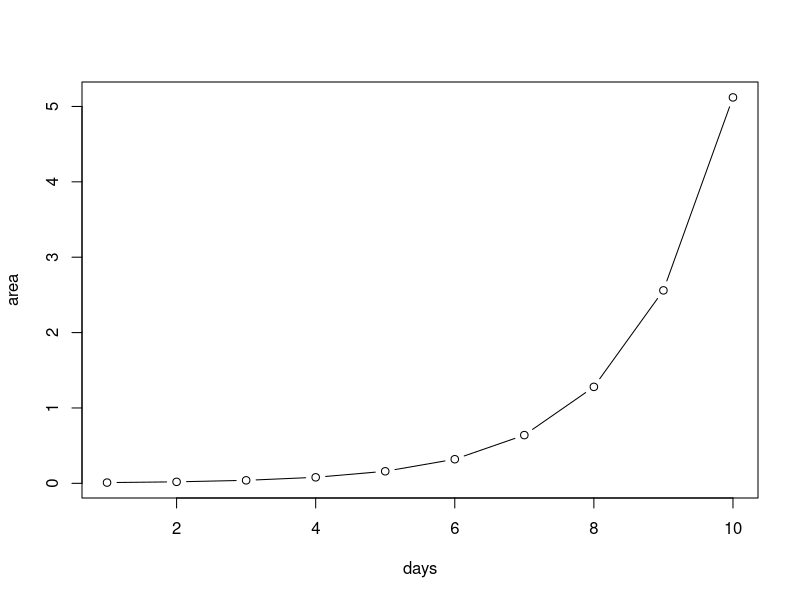
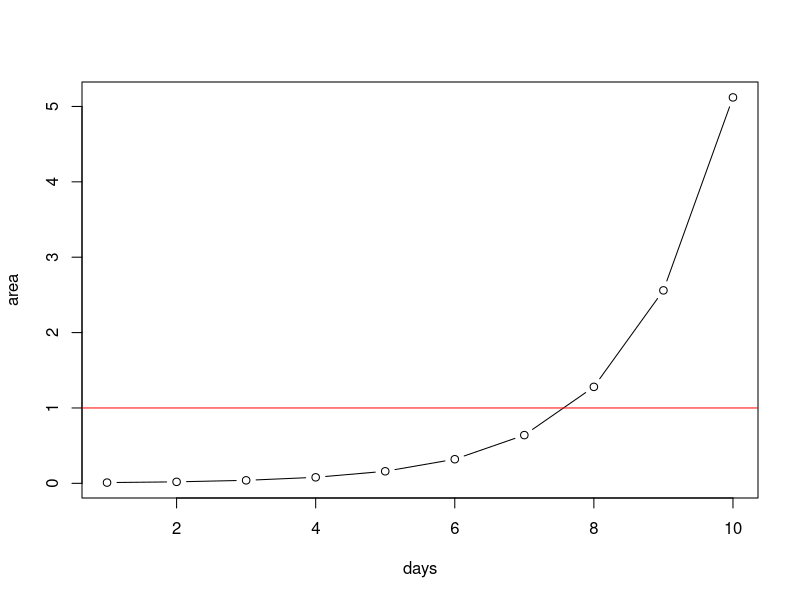

Write R code to recreate these figures, in order.
## ---- chunk 1
x <- 2
y <- sin(pi/2)
z <- x + y
## ---- chunk 2
print(z)
## ---- chunk 3
x <- 2
y <- x
print(x)
## ---- chunk 4
x <- 2
# prints 0.9092974:
sin(x) 
# prints 2
print(x) 
## ---- chunk 5
x <- 2
# does not print anything:
x <- sin(x) 
# prints 0.9092974:
print(x)    
## ---- chunk 6
name <- "January"
city <- "Hoppegarten"
greeting <- "Hello, world!"
## ---- chunk 7
paste(name, city)
## ---- chunk 8
paste0(name, city)
## ---- chunk 9
sequence <- 5:15
numbers <- c(10, 42, 33, 14, 25)
person <- c("January", "Weiner", "Hoppegarten")
## ---- chunk 10
first_v <- c(1, 2, 3)
second_v <- c(4, 5)
combined_v <- c(first_v, second_v)
print(combined_v)
## ---- chunk 11
numbers[1]
person[2]
## ---- chunk 12
numbers[1:3]
person[3:1]
sel <- c(1, 5, 3)
numbers[sel]
## ---- chunk 13
person <- c(first="January", last="Weiner", city="Hoppegarten")
## ---- chunk 14
person["city"]
person[c("first", "last")]
## ---- chunk 15
numbers <- c(10, 42, 33, 14, 25)
sel <- c(1, 5)
numbers[sel] <- c(100, 500)
numbers
## ---- chunk 16
numbers <- c(10, 42, 33, 14, 25)
numbers + 10
## ---- chunk 17
log10(numbers)
sin(numbers)
## ---- chunk 18
numbers1 <- c(1, 2, 3)
numbers2 <- c(4, 5, 6)
numbers1 + numbers2
## ---- chunk 19
numbers1 <- c(1, 2, 3)
numbers2 <- c(4, 5)
numbers1 + numbers2
## ---- chunk 20
numbers1 <- c(1, 2, 3, 4, 5, 6)
numbers2 <- c(7, 8)
numbers1 + numbers2
## ---- chunk 21
length(numbers1)
length(numbers2)
## ---- chunk 22
NA + 1
numbers <- c(1, 2, NA, 4)
numbers * 3
## ---- chunk 23
numbers <- c(1, 2, NA, 4)
mean(numbers)
mean(numbers, na.rm=TRUE)
## ---- chunk 24
imported_data <- c("10", "20", "30", "> 50", "40", "N.A.", "60 (unsure)")
# this will generate a warning
imported_data <- as.numeric(imported_data)
imported_data
## ---- chunk 25
days <- 1:10
area <- 0.01 * 2^(days - 1)
area
## ---- chunk 26
plot(days, area, type="b")
## ---- chunk 27
plot(days, area, type="b")
abline(h=1, col="red")
## ---- chunk 28
area_lily <- function(day, fct) {
  ret <- 0.1 * fct^(day - 1)
  return(ret)
}
## ---- chunk 29
area <- area_lily(1:10, 2)
print(area)
